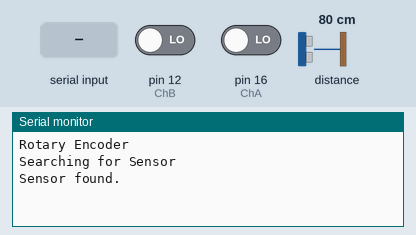
Simulated run of this sketch. Board: Arduino Uno, built with avr-gcc and run on an emulated ATmega328P. Parts: the last lines printed to the serial monitor. Inputs (shaded band) come from the test bench; at power-on: pin 16 (ChA) LOW, pin 12 (ChB) LOW, distance to the obstacle 80 cm.

Above: at 1.2 s.
1.3 s: pin 16 (ChA) driven HIGH
At 2.4 s:
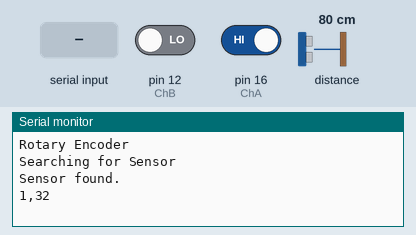
2.8 s: "R" received over Serial
At 3.5 s:
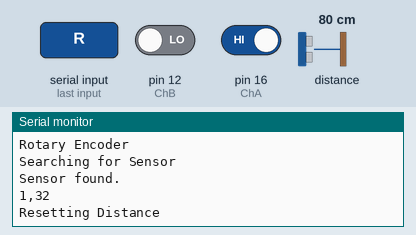
4.3 s: pin 16 (ChA) driven LOW
At 4.7 s:
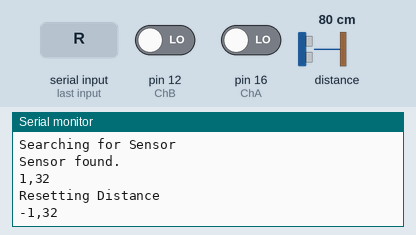

The sketch:

D1Mini_RotaryEncoder.ino
```cpp
#include <Wire.h>
#include "Adafruit_VL6180X.h"


// LIDAR ToF Sensor
Adafruit_VL6180X lidar = Adafruit_VL6180X();

const int ChA = 16;
const int ChB = 12;
int ChAState = 0;
int ChBState = 0;
int prev_ChA = 0;
int prev_ChB = 0;
long dist = 0; // send an integer incrementing distance value. Set millimetres in laptop code.

void setup() {
  // put your setup code here, to run once:

  Serial.begin(115200);

  while (!Serial) {
    delay(1);
  }
  Serial.println("Rotary Encoder");
  Serial.println("Searching for Sensor");
  if (! lidar.begin()) {
    Serial.println("Failed to find sensor");
    while (1);
  }
  Serial.println("Sensor found.");

  pinMode(ChA, INPUT);
  pinMode(ChB, INPUT);
}

void handleSerial() {
    while (Serial.available()>0){
      char rst = Serial.read();
      if (rst == 'R'){
        Serial.println("Resetting Distance");
        dist = 0;
      }
    }
}

void loop() {
    handleSerial();

    ChAState = digitalRead(ChA);
    uint8_t range = 0;
  // put your main code here, to run repeatedly:
    if (ChAState!=prev_ChA) {

      if (digitalRead(ChB)!=ChAState){
        // Forward
        dist++;
        }
        else{
        // Backwards
        dist--;
        }
        range = lidar.readRange();
        uint8_t status = lidar.readRangeStatus();


        if (status == VL6180X_ERROR_NONE){
          Serial.print(dist);
          Serial.print(",");
          Serial.println(range);
        }


    }
  //  delayMicroseconds(1);
    prev_ChA = digitalRead(ChA);
    prev_ChB = digitalRead(ChB);

}
```

Measured:
- after the input at 1.3 s, the serial monitor: prints a new line at once (image 1)
- after the input at 2.8 s, the serial monitor: prints a new line at once (image 2)
- after the input at 4.3 s, the serial monitor: prints a new line at once (image 3)
